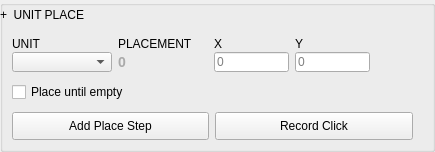
     <widget class="QGroupBox" name="placeGroup">
      <property name="geometry">
       <rect>
        <x>361</x>
        <y>668</y>
        <width>435</width>
        <height>152</height>
       </rect>
      </property>
      <property name="title">
       <string/>
      </property>
      <widget class="QLabel" name="placeHeaderLabel">
       <property name="geometry">
        <rect>
         <x>0</x>
         <y>0</y>
         <width>435</width>
         <height>30</height>
        </rect>
       </property>
       <property name="text">
        <string>+  UNIT PLACE</string>
       </property>
      </widget>
      <widget class="QLabel" name="placeUnitLabel">
       <property name="geometry">
        <rect>
         <x>12</x>
         <y>38</y>
         <width>100</width>
         <height>12</height>
        </rect>
       </property>
       <property name="text">
        <string>UNIT</string>
       </property>
      </widget>
      <widget class="QComboBox" name="placeUnitCombo">
       <property name="geometry">
        <rect>
         <x>12</x>
         <y>52</y>
         <width>100</width>
         <height>20</height>
        </rect>
       </property>
      </widget>
      <widget class="QLabel" name="placementColHeaderLabel">
       <property name="geometry">
        <rect>
         <x>118</x>
         <y>38</y>
         <width>90</width>
         <height>12</height>
        </rect>
       </property>
       <property name="text">
        <string>PLACEMENT</string>
       </property>
      </widget>
      <widget class="QLabel" name="placementCounterLabel">
       <property name="geometry">
        <rect>
         <x>118</x>
         <y>52</y>
         <width>90</width>
         <height>20</height>
        </rect>
       </property>
       <property name="styleSheet">
        <string notr="true">color: #AAAAAA; font-family: "Menlo", "SF Mono", monospace; font-size: 14px; font-weight: 600; background-color: transparent; qproperty-alignment: AlignCenter;</string>
       </property>
       <property name="text">
        <string>0</string>
       </property>
      </widget>
      <widget class="QLabel" name="placeXLabel">
       <property name="geometry">
        <rect>
         <x>214</x>
         <y>38</y>
         <width>75</width>
         <height>12</height>
        </rect>
       </property>
       <property name="text">
        <string>X</string>
       </property>
      </widget>
      <widget class="QLineEdit" name="placeXInput">
       <property name="geometry">
        <rect>
         <x>214</x>
         <y>52</y>
         <width>75</width>
         <height>20</height>
        </rect>
       </property>
       <property name="placeholderText">
        <string>0</string>
       </property>
      </widget>
      <widget class="QLabel" name="placeYLabel">
       <property name="geometry">
        <rect>
         <x>295</x>
         <y>38</y>
         <width>75</width>
         <height>12</height>
        </rect>
       </property>
       <property name="text">
        <string>Y</string>
       </property>
      </widget>
      <widget class="QLineEdit" name="placeYInput">
       <property name="geometry">
        <rect>
         <x>295</x>
         <y>52</y>
         <width>75</width>
         <height>20</height>
        </rect>
       </property>
       <property name="placeholderText">
        <string>0</string>
       </property>
      </widget>
      <widget class="QCheckBox" name="placeUntilEmptyCheckbox">
       <property name="geometry">
        <rect>
         <x>12</x>
         <y>84</y>
         <width>130</width>
         <height>16</height>
        </rect>
       </property>
       <property name="text">
        <string>Place until empty</string>
       </property>
      </widget>
      <widget class="QPushButton" name="addPlaceStepButton">
       <property name="geometry">
        <rect>
         <x>12</x>
         <y>112</y>
         <width>197</width>
         <height>28</height>
        </rect>
       </property>
       <property name="styleSheet">
        <string/>
       </property>
       <property name="text">
        <string>Add Place Step</string>
       </property>
      </widget>
      <widget class="QPushButton" name="recordPlaceClickButton">
       <property name="geometry">
        <rect>
         <x>215</x>
         <y>112</y>
         <width>198</width>
         <height>28</height>
        </rect>
       </property>
       <property name="styleSheet">
        <string/>
       </property>
       <property name="text">
        <string>Record Click</string>
       </property>
      </widget>
     </widget>
